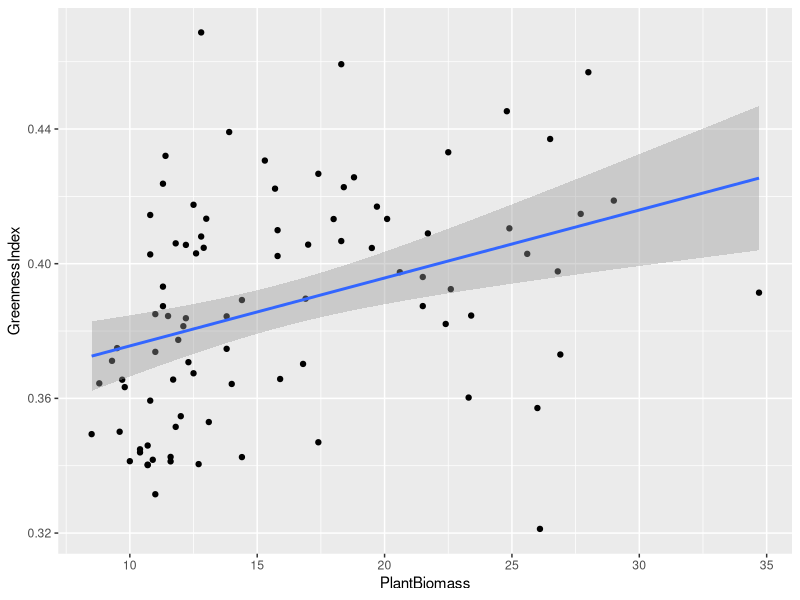

Write R code to recreate this figure. (Note: this script raises an error after producing the figure.)
# tidyverse for plots, readxl for Excel files, vegan for clustering, car for analyses

rm(list = ls()) # Cleaning the environment
# ctrl + L in console will clear everything
# in plot window click broom

library(readxl)
library(ggplot2)  # includes ggplot
library(gridExtra)
library(car)

FData <- read_excel("2.Data/FieldData.xlsx") 
VData <- read_excel("2.Data/VegetationData.xlsx")
# glimpse(FData) in console to see summary of datasheet
# ?cor.test in console to see explanation
FData$SoilTexture <- as.factor(FData$SoilTexture)  # Change the data type of a column
FData$AnimalActivity <- as.factor(FData$AnimalActivity)  # Change the data type of a column
FData$ThufurHollowNA <- as.factor(FData$ThufurHollowNA)  # Change the data type of a column




####################################################### scatter plots

########### greenness plant biomass
# TODO: maybe logarithmic transformation: test if residuals are normally distributed
#  couple it to plant cover
#  give all pictures with very bright condition different color dots in the graph
plot1 <- ggplot(data = FData, mapping = aes(y= GreennessIndex, x = PlantBiomass)) +
  geom_point() +
  geom_smooth(method = "lm")
plot1
ggsave(filename = "4.Results/CorrelationGreennessPlantBiomass.png",
       plot=plot1, width=8, height=6, dpi=300)
# t = 3.6812, df = 88, p-value = 0.0003998, cor 0.3652958, R^2 = 
cor.test(FData$PlantBiomass, FData$GreennessIndex, method = "pearson")


########### greenness vert. distance, plant biomass vert. distance
plot2 <- ggplot(data = FData, mapping = aes(y= GreennessIndex, x = VerticalWaterDistance)) +
  geom_point() +
  geom_smooth(method = "lm")
plot3 <- ggplot(data = FData, mapping = aes(y= PlantBiomass, x = VerticalWaterDistance)) +
  geom_point() +
  geom_smooth(method = "lm")
# Arrange the plots side by side
combinedPlot2.3 <- grid.arrange(plot2, plot3, ncol = 2)
ggsave(filename = "4.Results/GreennessBiomassVertDist.png", 
       plot = combinedPlot2.3, width = 12, height = 6, dpi = 300)
# t = -2.6022, df = 88, p-value = 0.01087, cor = -0.2673051, R^2 = 
cor.test(FData$GreennessIndex, FData$VerticalWaterDistance, method = "pearson")
# t = -2.9032, df = 88, p-value = 0.004669, cor = -0.2956433, R^2 = 
cor.test(FData$PlantBiomass, FData$VerticalWaterDistance, method = "pearson")


########### greenness soil moisture, plant biomass soil moisture
plot4 <- ggplot(data = FData, mapping = aes(y= GreennessIndex, x = SoilMoistureAvrg)) +
  geom_point() +
  geom_smooth(method = "lm")
plot5 <- ggplot(data = FData, mapping = aes(y= PlantBiomass, x = SoilMoistureAvrg)) +
  geom_point() +
  geom_smooth(method = "lm")
# Arrange the plots side by side
combinedPlot4.5 <- grid.arrange(plot4, plot5, ncol = 2)
ggsave(filename = "4.Results/GreennessBiomassSoilMoisture.png", 
       plot = combinedPlot4.5, width = 12, height = 6, dpi = 300)
# t = 6.7812, df = 88, p-value = 1.315e-09, cor = 0.5858382, R^2 = 
cor.test(FData$GreennessIndex, FData$SoilMoistureAvrg, method = "pearson")
# t = 6.8378, df = 88, p-value = 1.016e-09, cor = 0.5890397, R^2 = 
cor.test(FData$PlantBiomass, FData$SoilMoistureAvrg, method = "pearson")


########### greenness pH, plant biomass pH
plot6 <- ggplot(data = FData, mapping = aes(y= GreennessIndex, x = pH)) +
  geom_point() +
  geom_smooth(method = "lm")
plot7 <- ggplot(data = FData, mapping = aes(y= PlantBiomass, x = pH)) +
  geom_point() +
  geom_smooth(method = "lm")
# Arrange the plots side by side
combinedPlot6.7 <- grid.arrange(plot6, plot7, ncol = 2)
ggsave(filename = "4.Results/GreennessBiomasspH.png", 
       plot = combinedPlot6.7, width = 12, height = 6, dpi = 300)
# t = -6.0753, df = 87, p-value = 3.178e-08, cor = -0.5457774, R^2 = 
cor.test(FData$GreennessIndex, FData$pH, method = "pearson")
# t = -3.48, df = 87, p-value = 0.0007859, cor = -0.3495585, R^2 = 
cor.test(FData$PlantBiomass, FData$pH, method = "pearson")


########### greenness EC, plant biomass EC
plot8 <- ggplot(data = FData, mapping = aes(y= GreennessIndex, x = EC)) +
  geom_point() +
  geom_smooth(method = "lm")
plot9 <- ggplot(data = FData, mapping = aes(y= PlantBiomass, x = EC)) +
  geom_point() +
  geom_smooth(method = "lm")
# Arrange the plots side by side
combinedPlot8.9 <- grid.arrange(plot8, plot9, ncol = 2)
ggsave(filename = "4.Results/GreennessBiomassEC.png", 
       plot = combinedPlot8.9, width = 12, height = 6, dpi = 300)
# t = -3.4891, df = 87, p-value = 0.000763, cor = -0.3503567, R^2 = 
cor.test(FData$GreennessIndex, FData$EC, method = "pearson")
# t = -1.4104, df = 87, p-value = 0.162, cor = -0.1495116 , R^2 = 
cor.test(FData$PlantBiomass, FData$EC, method = "pearson")


########### greenness salinity, plant biomass salinity
plot10 <- ggplot(data = FData, mapping = aes(y= GreennessIndex, x = SalinityAdjusted)) +
  geom_point() +
  geom_smooth(method = "lm")
plot11 <- ggplot(data = FData, mapping = aes(y= PlantBiomass, x = SalinityAdjusted)) +
  geom_point() +
  geom_smooth(method = "lm")
# Arrange the plots side by side
combinedPlot10.11 <- grid.arrange(plot10, plot11, ncol = 2)
ggsave(filename = "4.Results/GreennessBiomassSalinity.png", 
       plot = combinedPlot10.11, width = 12, height = 6, dpi = 300)
# t = -3.9969, df = 87, p-value = 0.0001341, cor = -0.3938753, R^2 = 
cor.test(FData$GreennessIndex, FData$SalinityAdjusted, method = "pearson")
# t = -1.8175, df = 87, p-value = 0.07258, cor = -0.1912598, R^2 = 
cor.test(FData$PlantBiomass, FData$SalinityAdjusted, method = "pearson")


########### greenness bulk density, plant biomass bulk density
plot12 <- ggplot(data = FData, mapping = aes(y= GreennessIndex, x = BulkDensityIncRoots)) +
  geom_point() +
  geom_smooth(method = "lm")
plot13 <- ggplot(data = FData, mapping = aes(y= PlantBiomass, x = BulkDensityIncRoots)) +
  geom_point() +
  geom_smooth(method = "lm")
# Arrange the plots side by side
combinedPlot12.13 <- grid.arrange(plot12, plot13, ncol = 2)
ggsave(filename = "4.Results/GreennessBiomassBulkDensity.png", 
       plot = combinedPlot12.13, width = 12, height = 6, dpi = 300)
# t = -7.9333, df = 87, p-value = 6.761e-12, cor = -0.6478856, R^2 = 
cor.test(FData$GreennessIndex, FData$BulkDensityIncRoots, method = "pearson")
# t = -3.9533, df = 87, p-value = 0.0001565, cor = -0.3902383, R^2 = 
cor.test(FData$PlantBiomass, FData$BulkDensityIncRoots, method = "pearson")


########### greenness lightness, plant biomass lightness
plot14 <- ggplot(data = FData, mapping = aes(y= GreennessIndex, x = SoilLightness)) +
  geom_point() +
  geom_smooth(method = "lm")
plot15 <- ggplot(data = FData, mapping = aes(y= PlantBiomass, x = SoilLightness)) +
  geom_point() +
  geom_smooth(method = "lm")
# Arrange the plots side by side
combinedPlot14.15 <- grid.arrange(plot14, plot15, ncol = 2)
ggsave(filename = "4.Results/GreennessBiomassSoilLightness.png", 
       plot = combinedPlot14.15, width = 12, height = 6, dpi = 300)
# t = -5.5626, df = 87, p-value = 2.884e-07, cor = -0.5122055 , R^2 = 
cor.test(FData$GreennessIndex, FData$SoilLightness, method = "pearson")
# t = -2.8612, df = 87, p-value = 0.005284, cor = -0.2932669, R^2 = 
cor.test(FData$PlantBiomass, FData$SoilLightness, method = "pearson")




########### Vert. distance water soil moisture
plot1 <- ggplot(data = FData, mapping = aes(y= VerticalWaterDistance, x = SoilMoistureAvrg)) +
  geom_point() +
  geom_smooth(method = "lm")
plot1
ggsave(filename = "4.Results/CorrelationVertDistWaterSoilMoisture.png",
       plot=plot1, width=8, height=6, dpi=300)


########### Salinity EC
plot1 <- ggplot(data = FData, mapping = aes(y= SalinityAdjusted, x = EC)) +
  geom_point() +
  geom_smooth(method = "lm")
plot1
ggsave(filename = "4.Results/CorrelationSalinityEC.png",
       plot=plot1, width=8, height=6, dpi=300)
# t = 48.498, df = 87, p-value < 2.2e-16, cor = 0.982003 
cor.test(FData$SalinityAdjusted, FData$EC, method = "pearson")


########### Salinity pH
plot1 <- ggplot(data = FData, mapping = aes(y= SalinityAdjusted, x = pH)) +
  geom_point() +
  geom_smooth(method = "lm")
plot1
ggsave(filename = "4.Results/CorrelationSalinitypH.png",
       plot=plot1, width=8, height=6, dpi=300)

####################################################### box plots

########### greenness animal activity, plant biomass animal activity
plot16 <- ggplot(data = FData, mapping = aes(y= GreennessIndex, x = AnimalActivity)) +
  geom_boxplot()
plot17 <- ggplot(data = FData, mapping = aes(y= PlantBiomass, x = AnimalActivity)) +
  geom_boxplot()
# Arrange the plots side by side
combinedPlot16.17 <- grid.arrange(plot16, plot17, ncol = 2)
ggsave(filename = "4.Results/GreennessBiomassAnimalActivity.png", 
       plot = combinedPlot16.17, width = 12, height = 6, dpi = 300)


########### greenness thufur/hollow, plant biomass thufur/hollow
plot18 <- ggplot(data = FData, mapping = aes(y= GreennessIndex, x = ThufurHollowNA)) +
  geom_boxplot()
plot19 <- ggplot(data = FData, mapping = aes(y= PlantBiomass, x = ThufurHollowNA)) +
  geom_boxplot()
# Arrange the plots side by side
combinedPlot18.19 <- grid.arrange(plot18, plot19, ncol = 2)
ggsave(filename = "4.Results/GreennessBiomassThufurHollow.png", 
       plot = combinedPlot18.19, width = 12, height = 6, dpi = 300)